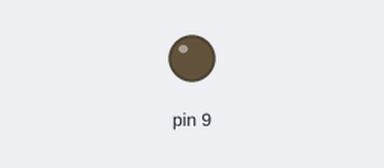
The sketch below on a simulated Arduino Uno, built with avr-gcc and run on an emulated ATmega328P. On the bench: output pins drawn as LEDs (lit = HIGH).

Above: at 0.05 s.
At 2.0 s:
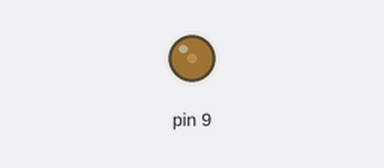
At 4.0 s:
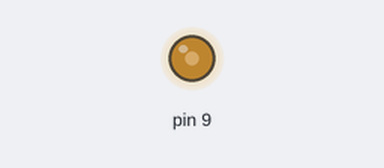
At 8.0 s:
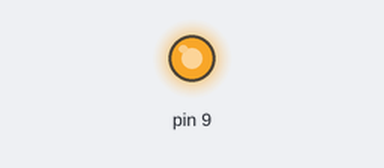
Timing chart, 0 to 10.4 s (numbered marks = the images above):
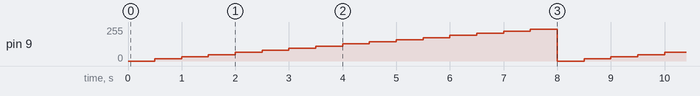

The sketch:

PuleWidthModulation.ino
```cpp
void setup() {
  // put your setup code here, to run onc
}

void loop() {
  // put your main code here, to run repeatedly:
int i=0;
for(i=0;i<=255;i+=16)
{
  analogWrite(9,i);
  delay(500);
}
/*analogWrite(9,64);//25% Duty Cycle
delay(1000);
analogWrite(9,127);//50% Duty Cycle
delay(1000);
analogWrite(9,255);//100% Duty Cycle
delay(1000);
analogWrite(9,0);//0% Duty Cycle
delay(1000);*/

}
```

Measured:
- by itself, pin 9: repeats every 8.0 s: 32/255 0.50 s, 48/255 0.50 s, 64/255 0.50 s, 80/255 0.50 s, 96/255 0.50 s, 112/255 0.50 s, 128/255 0.50 s, 144/255 0.50 s, 160/255 0.50 s, 176/255 0.50 s, 192/255 0.50 s, 208/255 0.50 s, 224/255 0.50 s, 240/255 0.50 s, 0/255 0.50 s, 16/255 0.50 s
